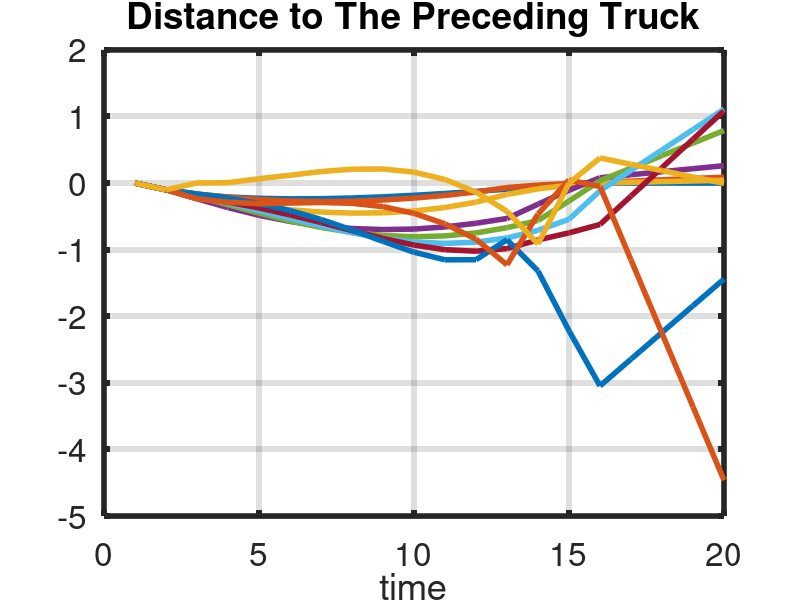
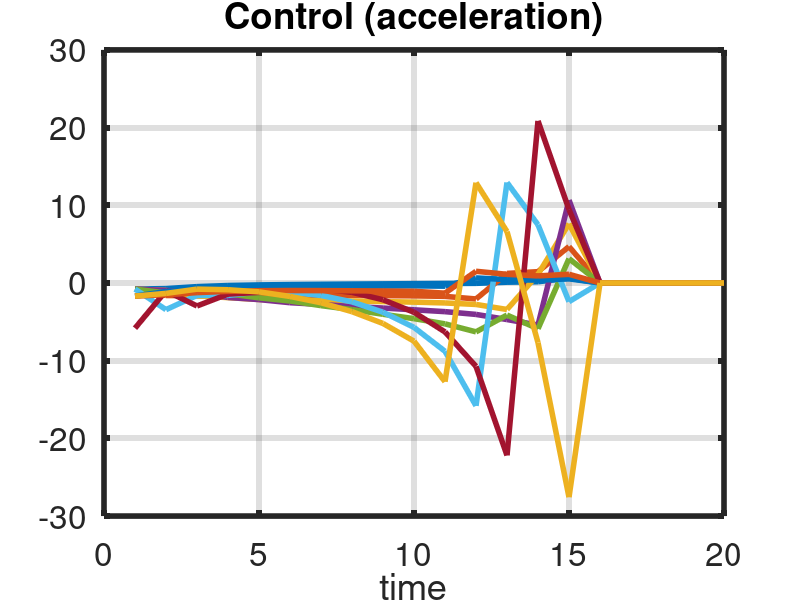
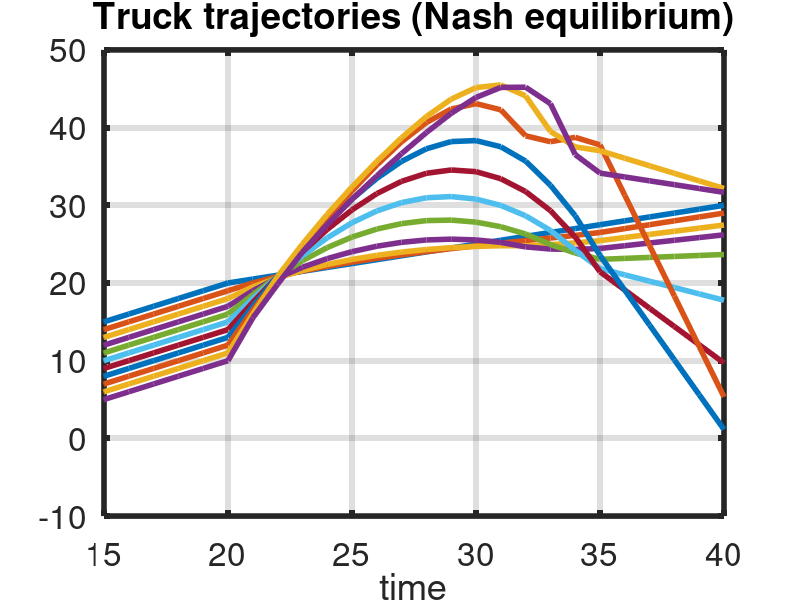

The MATLAB source for these figures, in order:
%
% GameSec 2018 Conference
% Venkatraman Renganathan
% UT Dallas - Last Edited on 7th June, 2018
% 

clear all; close all; clc;

%% Dynamical model of Platooning Trucks (except leader)
N                        = 10;          % Number of total following trucks
truck_vector             = 1:N;
total_attackers          = 3;
% attacker_position        = get_attacker_positions_Ver1(N);
% bad_trucks               = sort(attacker_position(1:total_attackers),1);
bad_trucks = [2 3 8];
truck_vector(bad_trucks) = 0;
good_trucks              = truck_vector(truck_vector ~= 0);

% Continuous time model
Ac   = [zeros(N), eye(N); zeros(N), zeros(N)];
Bc   = [zeros(N); diag(ones(N-1,1), -1) - eye(N)];
B_k  = Bc;
F_k  = Bc;

for i = 1:length(good_trucks)    
    F_k(:,good_trucks(i)) = zeros(2*N,1);
end
for i = 1:length(bad_trucks)
    B_k(:,bad_trucks(i)) = zeros(2*N,1); 
end

% Sampling time
T_sample = 0.2;

% Discrete time model
A   = eye(2*N) + T_sample * Ac;
B   = T_sample * Bc;
B_k = T_sample * B_k;
F_k = T_sample * F_k;

% Cost function parameters
Kc    = 3;
rho   = 0.01;             % penalty scaling constant
gamma = 10;             % parameter quantifying attacker's capability
K     = Kc / T_sample;
Qf    = 100 * eye(2*N);
Q     = eye(2*N);         % State Penalty Matrix
R_u   = rho * eye(1);     % Defender Control Penalty Matrix
R_v   = rho * eye(1);     % Attacker Control Penalty Matrix
D     = 1;                % Desired Safe inter-vehicular distance
E     = D.*ones(1,2*N);   % Vector specifying the distance offset
T     = K + 5;            % Total Simulation Steps

%%
% Zero Sum Case - Value Function is of the form x^T P_t x + 2 q_t x + r_t
%

QfN = zeros(2*N,2*N,N);
QN  = zeros(2*N,2*N,N);

for player = 1:N
    player_states = [player, player+N];
    QfN(player_states,player_states,player) = Qf(player_states,player_states);
    QN(player_states,player_states,player) = Q(player_states,player_states);
end

PN = nan(2*N,2*N,K+1,N);
qN = nan(2*N,K+1,N);
rN = nan(2*N,2*N,K+1,N);

for player = 1:N
    PN(:,:,K+1,player) = QfN(:,:,player);       % P_T = Q_T
    qN(:,K+1,player) = zeros(2*N,1);            % q_T = 0
    rN(K+1,player) = 0;                         % r_T = 0
end

theta     = nan(N,2*N,K);
lambda_1  = nan(N,K);
lambda_2  = nan(N,K);
phi       = nan(N,2*N,K);
alpha     = nan(N,K);
alpha_inv = nan(N,K);
beta      = nan(N,K);
beta_inv  = nan(N,K);

for k=K:-1:1   
    
    for player=1:N
        
        alpha(player,k)     = R_u + B_k(:,player)' * PN(:,:,k+1,player) * B_k(:,player);        
        alpha_inv(player,k) = inv(alpha(player,k));
        
        beta(player,k)      = -gamma^2 * R_v + F_k(:,player)' * PN(:,:,k+1,player) * F_k(:,player);
        beta_inv(player,k)  = inv(beta(player,k));
        
        mu_k                = alpha_inv(player,k) * B_k(:,player)' * PN(:,:,k+1,player) * F_k(:,player) * beta_inv(player,k) * F_k(:,player)';
        zeta_k              = beta_inv(player,k) * F_k(:,player)' * PN(:,:,k+1,player) * B_k(:,player) * alpha_inv(player,k) * B_k(:,player)';
        kappa_inv           = inv(eye(1) - mu_k * PN(:,:,k+1,player) * B_k(:,player));
        eta_inv             = inv(eye(1) - zeta_k * PN(:,:,k+1,player) * F_k(:,player));
        
        theta(player,:,k)   = kappa_inv * (mu_k * PN(:,:,k+1,player) - alpha_inv(player,k) * B_k(:,player)' * PN(:,:,k+1,player)) * A;
        lambda_1(player,k)  = kappa_inv * (mu_k - alpha_inv(player,k) * B_k(:,player)') * qN(:,k+1,player);
        
        phi(player,:,k)     = eta_inv * (zeta_k * PN(:,:,k+1,player) - beta_inv(player,k) * F_k(:,player)' * PN(:,:,k+1,player)) * A;
        lambda_2(player,k)  = eta_inv * (zeta_k - beta_inv(player,k) * F_k(:,player)') * qN(:,k+1,player);
                
        % Calculation of recursion coefficients
        
        PN(:,:,k,player) = Q + A' * PN(:,:,k+1,player) * A + theta(player,:,k)'*alpha(player,k)*theta(player,:,k) + ...
                           phi(player,:,k)'*beta(player,k)*phi(player,:,k) + ...
                           2*theta(player,:,k)'*B_k(:,player)'*PN(:,:,k+1,player)*A + ...
                           2*phi(player,:,k)'*F_k(:,player)'*PN(:,:,k+1,player)*A + ...
                           theta(player,:,k)'*B_k(:,player)'*PN(:,:,k+1,player)*F_k(:,player)*phi(player,:,k) + ...
                           phi(player,:,k)'*F_k(:,player)'*PN(:,:,k+1,player)*B_k(:,player)*theta(player,:,k);
        
        qN(:,k,player)   = (lambda_1(player,k)'*alpha(player,k)*theta(player,:,k) + lambda_2(player,k)' * beta(player,k)*phi(player,:,k) + ...
                           lambda_1(player,k)'*B_k(:,player)'*PN(:,:,k+1,player) * (A + F_k(:,player) * phi(player,:,k)) + ...
                           lambda_2(player,k)'*F_k(:,player)'*PN(:,:,k+1,player) * (A + B_k(:,player) * theta(player,:,k)) + ...
                           qN(:,k+1,player)'*(A + B_k(:,player) * theta(player,:,k) + F_k(:,player) * phi(player,:,k)) - E)';
                        
        rN(k,player)     = rN(k+1,player) + lambda_1(player,k)'*alpha(player,k)*lambda_1(player,k) + ...
                           lambda_2(player,k)' * beta(player,k)*lambda_2(player,k) + ...
                           lambda_1(player,k)'*B_k(:,player)'*PN(:,:,k+1,player) * F_k(:,player) * lambda_2(player,k) + ...
                           lambda_2(player,k)'*F_k(:,player)'*PN(:,:,k+1,player) * B_k(:,player) * lambda_1(player,k) + ...
                           2*K*D^2 + 2*qN(:,k+1,player)'*(B_k(:,player) * lambda_1(player,k) + F_k(:,player) * lambda_2(player,k));
                        
    end
end

%% optimal feedback law
xN      = nan(2*N,T);
xN(:,1) = [zeros(N,1); -0.5 *ones(N,1)];
uN      = zeros(N,T);
vN      = zeros(N,T);

% Defender input, u_k     = theta * x + lambda_1
% Attacker input, v_k     = phi   * x + lambda_2
% State Update,   x_{k+1} = A     * x + B_k * u_k + F_k * v_k

for t = 1:T-1
    if t <= K
        uN(:,t) = theta(:,:,t) * xN(:,t) + lambda_1(:,t); 
        vN(:,t) = phi(:,:,t) * xN(:,t) + lambda_2(:,t); 
    end 
    xN(:,t+1) = A * xN(:,t) + B_k * uN(:,t) + F_k * vN(:,t);
end

% Plot only corresponding controls
uN(bad_trucks,:)  = []; 
vN(good_trucks,:) = [];

figure
plot(1:T,xN(1:N,:))
grid on
xlabel('time')
title('Distance to The Preceding Truck')
a = findobj(gcf, 'type', 'axes');
h = findobj(gcf, 'type', 'line');
set(h, 'linewidth', 4);
set(a, 'linewidth', 4);
set(a, 'FontSize', 24);

figure
plot(1:T,uN,1:T,vN)
grid on
xlabel('time')
title('Control (acceleration)')
a = findobj(gcf, 'type', 'axes');
h = findobj(gcf, 'type', 'line');
set(h, 'linewidth', 4);
set(a, 'linewidth', 4);
set(a, 'FontSize', 24);

% Truck trajectory
wN = [diag(ones(N,1), -1) - eye(N+1)] \ [- [ones(1,T), 0.5*ones(1,T)]; [zeros(N,T), xN(N+1:end,:)]];
yN = -ones(2*T,1)*(0:N) + cumsum(wN');

figure
plot(1:2*T,yN);
grid on
title('Truck trajectories (Nash equilibrium)');
xlim([T-5 2*T])
xlabel('time')
a = findobj(gcf, 'type', 'axes');
h = findobj(gcf, 'type', 'line');
set(h, 'linewidth', 4);
set(a, 'linewidth', 4);
set(a, 'FontSize', 24);